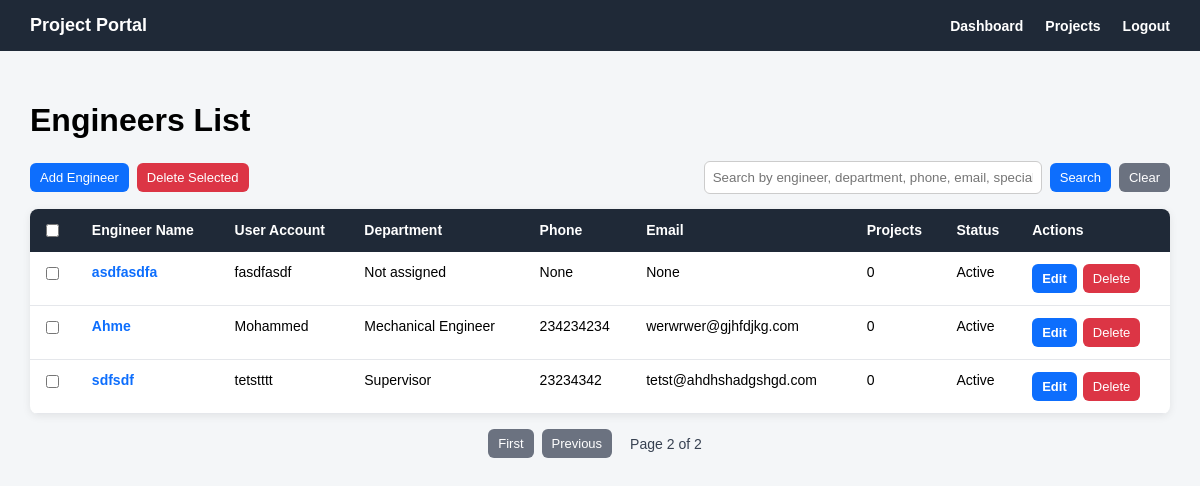
Before: /engineers/?page=2 (signed in) with the older database file.
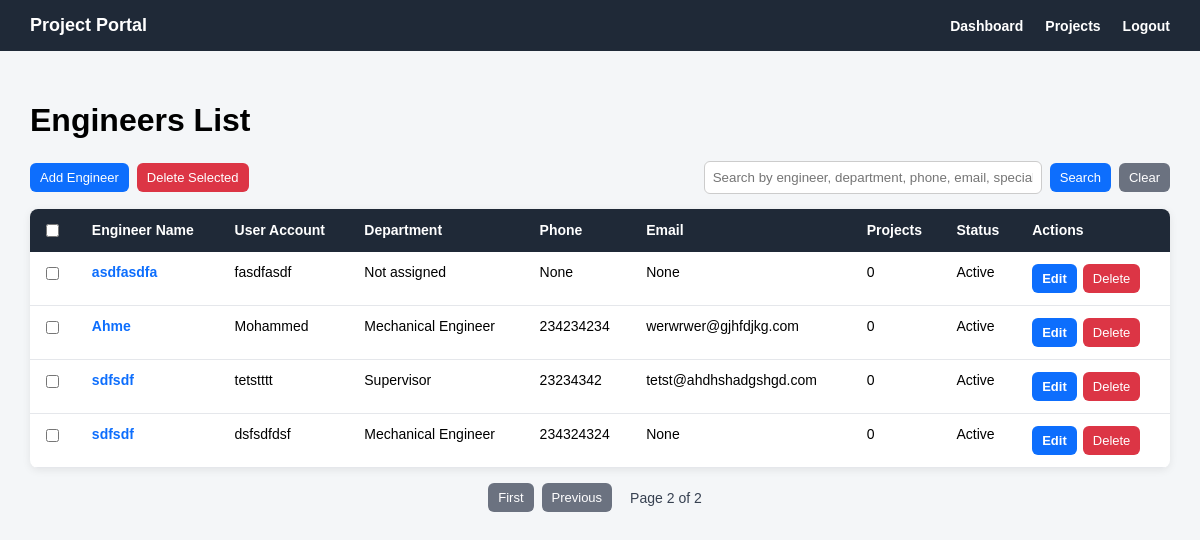
After: the same page with the newer database file.
### engineers/models.py (models this page shows, shortened)
class Engineer(models.Model):
    class Department(models.TextChoices):
        INTERIOR_DESIGNER = 'INTERIOR_DESIGNER', 'Interior Designer'
        MECHANICAL_ENGINEER = 'MECHANICAL_ENGINEER', 'Mechanical Engineer'
        ELECTRICAL_ENGINEER = 'ELECTRICAL_ENGINEER', 'Electrical Engineer'
        SUPERVISOR = 'SUPERVISOR', 'Supervisor'
        ARCHITECT = 'ARCHITECT', 'Architect'
    user = models.OneToOneField(
        settings.AUTH_USER_MODEL,
        on_delete=models.CASCADE,
        related_name='engineer_profile'
    )
    engineer_name = models.CharField(max_length=150)
    department = models.CharField(
        max_length=50,
        choices=Department.choices,
        blank=True,
        null=True
    )
    phone = models.CharField(max_length=30, blank=True, null=True)
    email = models.EmailField(blank=True, null=True)
    specialization = models.CharField(max_length=150, blank=True, null=True)
    is_active = models.BooleanField(default=True)
    created_at = models.DateTimeField(auto_now_add=True)

### accounts/models.py (models this page shows)
class User(AbstractUser):
    class Role(models.TextChoices):
        ADMIN = 'ADMIN', 'Admin'
        ENGINEER = 'ENGINEER', 'Engineer'
        CLIENT = 'CLIENT', 'Client'
    role = models.CharField(
        max_length=20,
        choices=Role.choices,
        default=Role.CLIENT
    )

### engineers/views.py (the view, shortened to what this page needs)
# urls.py: path('', engineer_list_view, name='engineer_list'),
@login_required
def engineer_list_view(request):
    if request.user.role != 'ADMIN':
        engineers = Engineer.objects.none()
    else:
        engineers = Engineer.objects.all()
    search_query = request.GET.get('q')
    paginator = Paginator(engineers, 15)
    page_number = request.GET.get('page')
    page_obj = paginator.get_page(page_number)
    return render(request, 'engineers/engineer_list.html', {
        'engineers': page_obj,
        'page_obj': page_obj,
        'search_query': search_query,
    })

### templates/engineers/engineer_list.html (shortened to what the changed rows need)
{% extends 'base.html' %}
{% block content %}
<div class="page-header">
    <h1>Engineers List</h1>
</div>
{% if engineers %}
    <table class="engineers-table">
        <tr>
            {% if request.user.role == 'ADMIN' %}
                <th>
                    <input type="checkbox" onclick="toggleEngineerCheckboxes(this)">
                </th>
            {% endif %}
            <th>Engineer Name</th>
            <th>User Account</th>
            <th>Department</th>
            <th>Phone</th>
            <th>Email</th>
            <th>Projects</th>
            <th>Status</th>
            {% if request.user.role == 'ADMIN' %}
                <th>Actions</th>
            {% endif %}
        </tr>
        {% for engineer in engineers %}
            <tr>
                {% if request.user.role == 'ADMIN' %}
                    <td>
                        <input type="checkbox"
                               name="selected_engineers"
                               value="{{ engineer.pk }}"
                               form="bulkDeleteEngineersForm">
                    </td>
                {% endif %}
                <td>
                    <a href="{% url 'engineers:engineer_detail' engineer.pk %}">
                        {{ engineer.engineer_name }}
                    </a>
                </td>
                <td>{{ engineer.user.username }}</td>
                <td>
                    {% if engineer.department %}
                        {{ engineer.get_department_display }}
                    {% else %}
                        Not assigned
                    {% endif %}
                </td>
                <td>{{ engineer.phone }}</td>
                <td>{{ engineer.email }}</td>
                <td>{{ engineer.projects.count }}</td>
                <td>
                    {% if engineer.is_active %}
                        Active
                    {% else %}
                        Inactive
                    {% endif %}
                </td>
                {% if request.user.role == 'ADMIN' %}
                    <td>
                        <div class="table-actions">
                            <a href="{% url 'engineers:engineer_edit' engineer.pk %}" class="btn btn-primary">
                                Edit
                            </a>
                            <form method="post"
                                  action="{% url 'engineers:engineer_delete' engineer.pk %}"
                                  style="margin: 0;"
                                  onsubmit="return confirm('Are you sure you want to delete this engineer? This may affect projects assigned to this engineer.');">
                                <button type="submit" class="btn btn-danger">
                                    Delete
                                </button>
                            </form>
                        </div>
                    </td>
                {% endif %}
            </tr>
        {% endfor %}
    </table>
{% endif %}
{% endblock %}

Changed rows visible on the page:
added Engineer: engineer_name "sdfsdf", user.username "dsfsdfdsf", department "Mechanical Engineer", phone "234324324", email "None", projects.count "0", is_active "Active"
